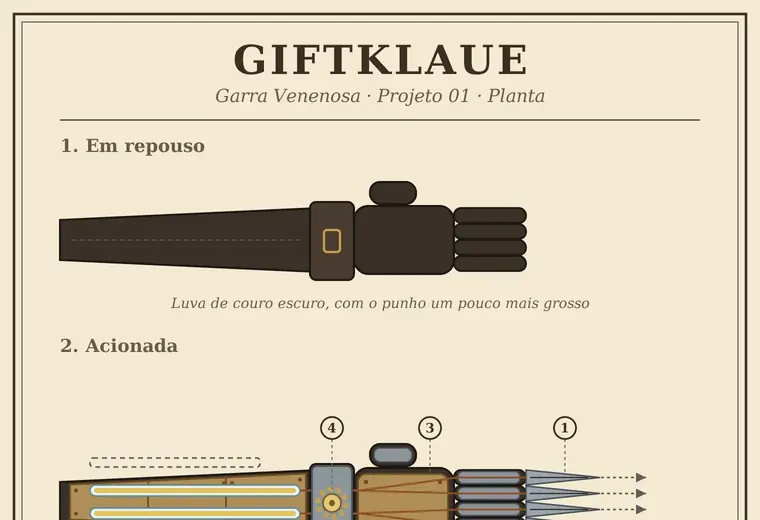
#> input picture livro/mini/planta-01-giftklaue.webp, 760 x 520 px
$ python -i gerar.py   (imports and definitions only)
#> lines starting #> are read from the running program, lines starting #| are printed output that depends on the picture
#!/usr/bin/env python3
# -*- coding: utf-8 -*-
"""Gera livro/index.html a partir dos cartões da aba Projetos da ficha (../index.html).
Rodar de novo sempre que um projeto da ficha mudar:  python3 livro/gerar.py
"""
import html as H
import math
import os
import re
import sys
from bs4 import BeautifulSoup

AQUI = os.path.dirname(os.path.abspath(__file__))
FICHA = os.path.join(AQUI, '..', 'index.html')
SAIDA = os.path.join(AQUI, 'index.html')
VERSAO = sys.argv[1] if len(sys.argv) > 1 else '1'
ROMANOS = ['I', 'II', 'III', 'IV', 'V', 'VI', 'VII', 'VIII', 'IX', 'X']


# O livro é "do Marck": onde o texto da ficha diz Kairon, aqui sai Marck.
# Frases com artigo primeiro; o que sobrar cai na troca simples (e avisa).
TROCAS_NOME = [
    ('Kairon trabalha em', 'O Marck trabalha em'),
    ('Kairon fez esse rádio', 'O Marck fez esse rádio'),
    ('que Kairon fala', 'que o Marck fala'),
    ('Kairon tratou', 'o Marck tratou'),
    ('do Kairon', 'do Marck'),
    ('Kairon', 'Marck'),
]
PROIBIDAS = ('kairon', 'flagon', 'hydra', 'agente duplo', 'duplo-agente', 'espião', 'alemanha', 'contato com o outro lado', 'recebe do outro lado')

# O livro também não conta que o Marck é espião: sai a Hydra, os Aliados e a Alemanha.
REMOVER_PARAGRAFOS = ['Os Aliados sabem que existe', 'É por esse rádio que', 'Em aberto: quem recebe do outro lado', 'Realismo, pro mestre decidir']
TROCAS_ESPIONAGEM = [
    ('com um objetivo: não ser percebido como espião. É a forma que ele tem de se comunicar com os outros.', 'pra se comunicar com os outros.'),
    ('Alcance, dificuldade pra rastrear e quem recebe do outro lado pendentes', 'Alcance e dificuldade pra rastrear pendentes'),
    ('Liga com o agente duplo e com o ', 'Liga com o '),
    (', onde vende as informações', ''),
    ('caderno do duplo-agente', 'caderno'),
]


# [25 lines left out: functions tirar_espionagem, tirar_nome, not called in this run]


def esc(t):
    return H.escape(t, quote=True)


def texto(e):
    return re.sub(r'\s+', ' ', e.get_text(' ', strip=True)) if e else ''


# [28 lines left out: functions lerficha, origem_prancha, not called in this run]


def caminho_prancha(nome_img):
    propria = os.path.join(AQUI, 'pranchas', os.path.basename(nome_img))
    return 'pranchas/' + os.path.basename(nome_img) if os.path.exists(propria) else '../' + nome_img


def mini(nome_img):
    """Recorte do topo da prancha (miniatura leve pro livro). Devolve (caminho, largura, altura)."""
    base = os.path.splitext(os.path.basename(nome_img))[0]
    rel = 'mini/%s.webp' % base
    destino = os.path.join(AQUI, rel)
    origem = origem_prancha(nome_img)
    L, A = 760, 520
    if not os.path.exists(destino) or os.path.getmtime(destino) < os.path.getmtime(origem):
        from PIL import Image
        os.makedirs(os.path.dirname(destino), exist_ok=True)
        im = Image.open(origem).convert('RGB')
        alt = min(im.height, int(im.width * A / L))
        im = im.crop((0, 0, im.width, alt)).resize((L, int(L * alt / im.width)), Image.LANCZOS)
        im.save(destino, 'WEBP', quality=74, method=6)
        L, A = im.size
    else:
        from PIL import Image
        L, A = Image.open(destino).size
    return rel, L, A


# [168 lines left out: functions figura, corpo_html, engrenagem, emblema, montar, not called in this run]


# [8 lines not run here, left out]

>>> import cv2
>>> picture = cv2.imread('mini/planta-01-giftklaue.webp', cv2.IMREAD_GRAYSCALE)
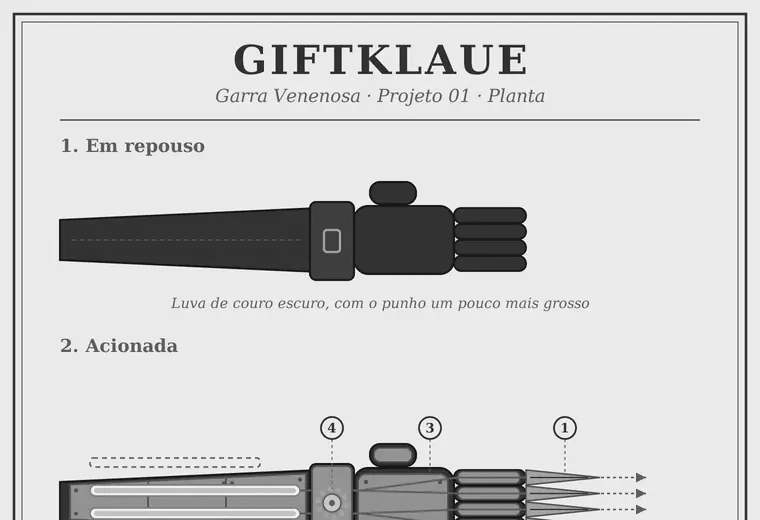
#> picture: shape (520, 760); min 0, max 255, mean 207.4
#> (the run stopped early here; a loop or call above may not have finished)

$ run again, on livro/mini/planta-05-donnerstimme.webp
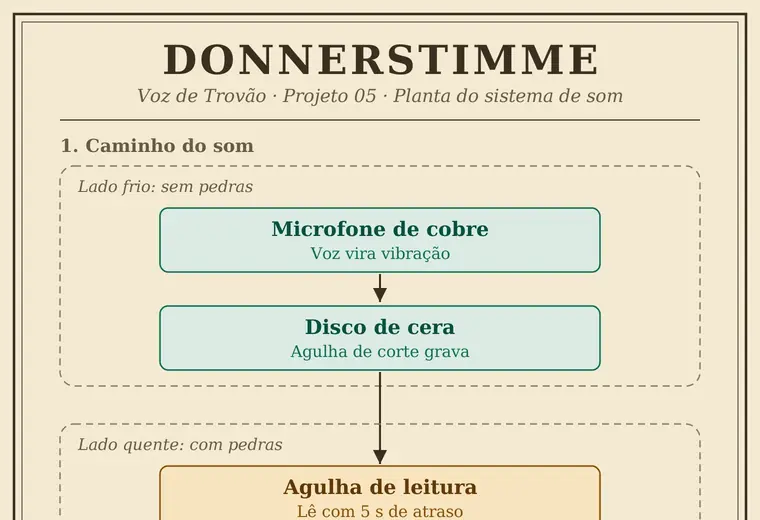
#> input picture livro/mini/planta-05-donnerstimme.webp, 760 x 520 px
#> `picture = cv2.imread('mini/planta-01-giftklaue.webp', cv2.IMREAD_GRAYS..`:
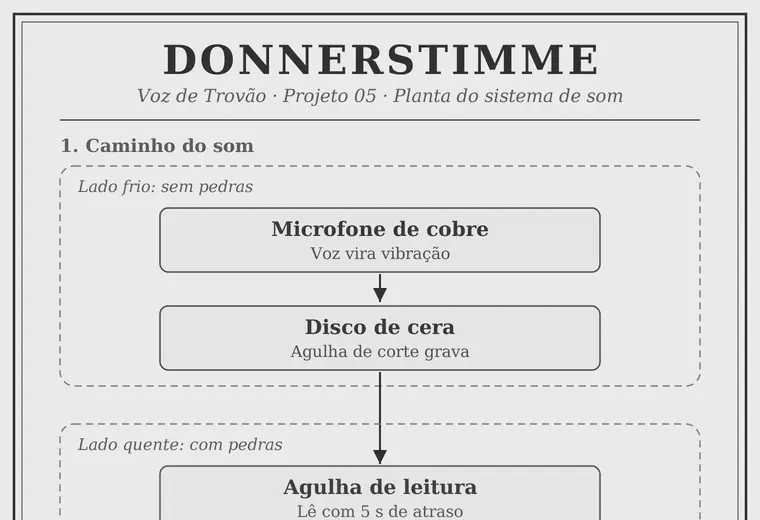
#> picture: shape (520, 760); min 16, max 254, mean 222.4

$ run again, on livro/mini/planta-05-magnetita.webp
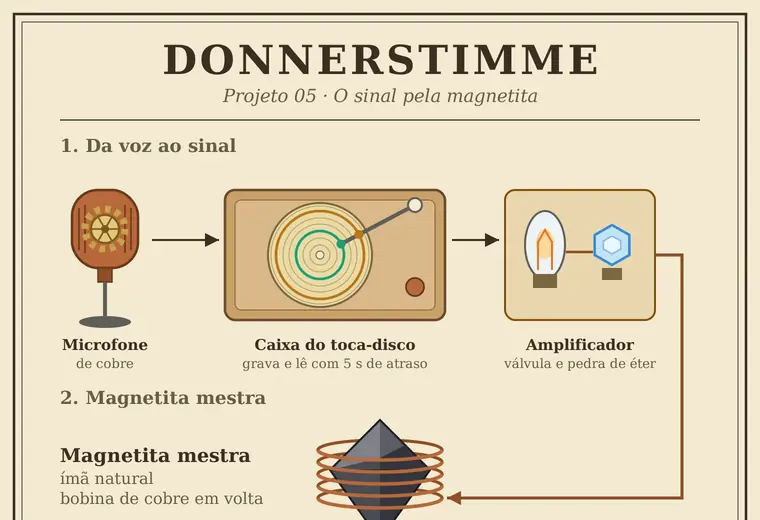
#> input picture livro/mini/planta-05-magnetita.webp, 760 x 520 px
#> `picture = cv2.imread('mini/planta-01-giftklaue.webp', cv2.IMREAD_GRAYS..`:
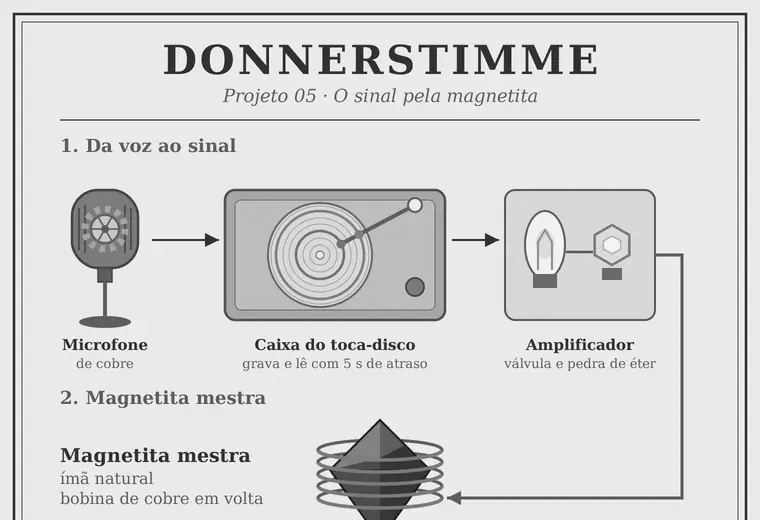
#> picture: shape (520, 760); min 3, max 255, mean 214.7

$ run again, on livro/mini/planta-05-pratos-de-som.webp
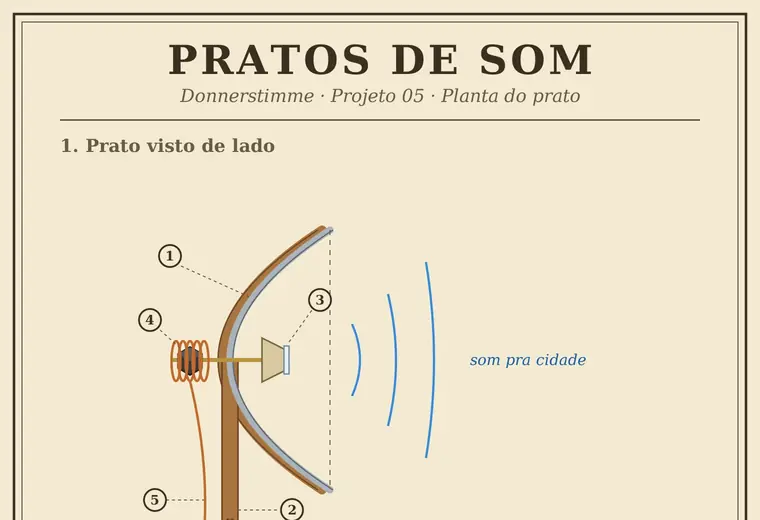
#> input picture livro/mini/planta-05-pratos-de-som.webp, 760 x 520 px
#> `picture = cv2.imread('mini/planta-01-giftklaue.webp', cv2.IMREAD_GRAYS..`:
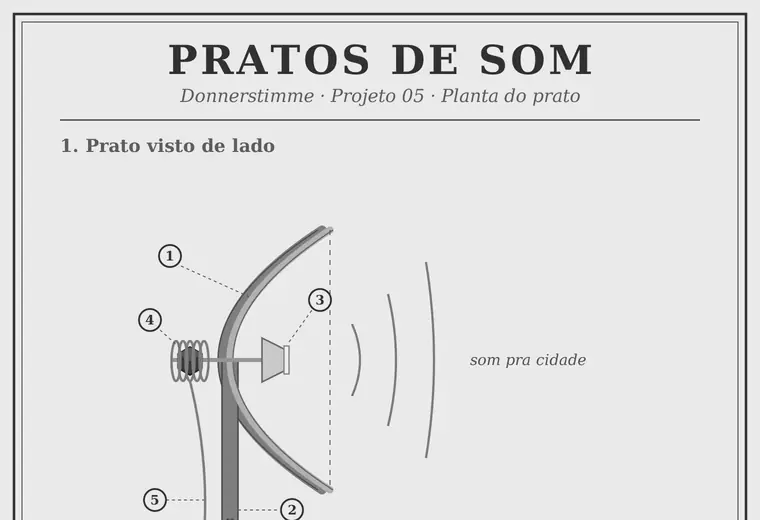
#> picture: shape (520, 760); min 9, max 255, mean 224.8
